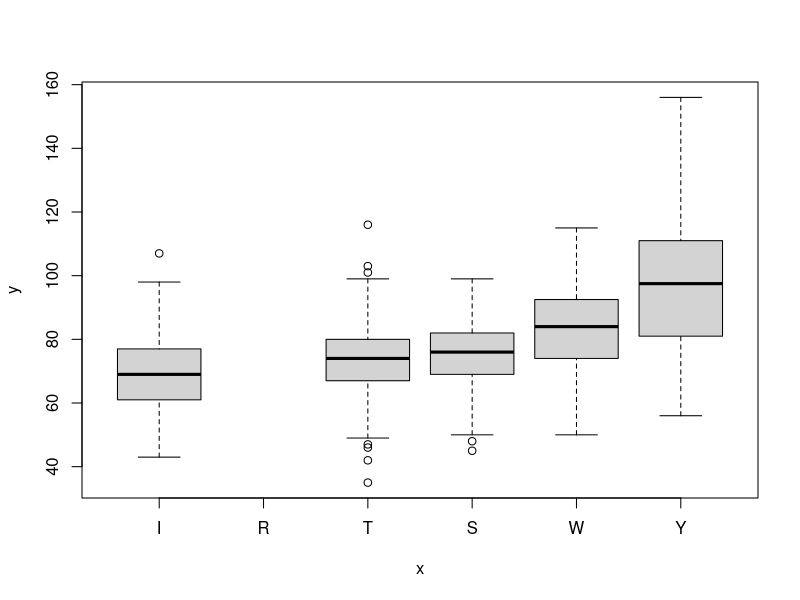
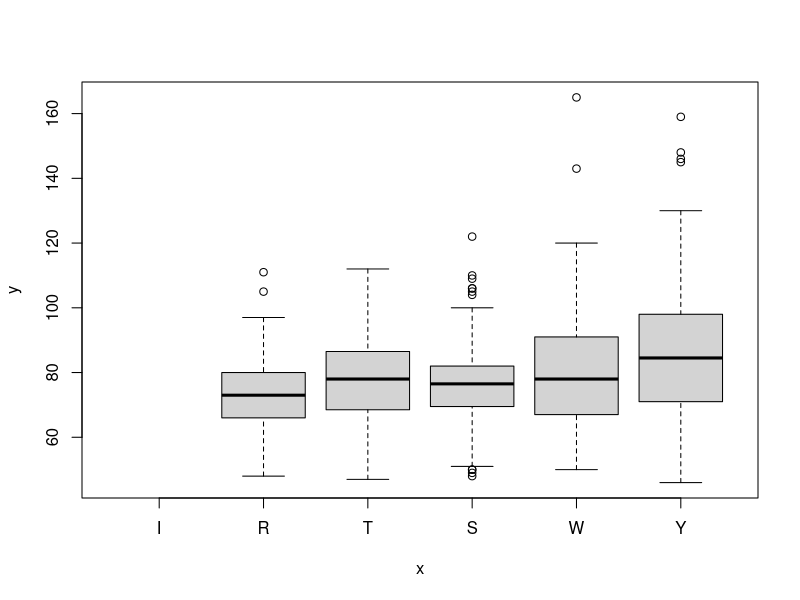

Source code (R) for these figures, in order: (Note: this script raises an error after producing the figures.)
# R
#
VowelTable <- read.table("VowelReductionTest.tsv", header = TRUE, sep = "\t", na.strings = "-");
VowelTable$VowelDensity <- VowelTable$N/VowelTable$Duration
AverageVowels <- aggregate(cbind(Area1, Area2, N, i.dist, u.dist, a.dist, Duration, VowelDensity)~Speaker+Sex+Style+Text, data=VowelTable, mean);
SdevVowels <- aggregate(cbind(Area1, Area2, N, i.dist, u.dist, a.dist, Duration, VowelDensity)~Speaker+Sex+Style+Text, data=VowelTable, sd);


#for (Speaker in c("N","I","G","L","E","R","K","H", "D", "O")) {
#print(Speaker)
#print(t.test(VowelTable[VowelTable$Style=="VI"&VowelTable$Speaker==Speaker,]$Area, VowelTable[VowelTable$Style=="VT"&VowelTable$Speaker==Speaker,]$Area));
#};

#analysisVowel<-lm(Area ~ Speaker+Style, data=VowelTable, subset=VowelTable$Speaker=="VI"|VowelTable$Style=="VT")
#analysisVowel<-lm(cbind(i.dist,u.dist,a.dist) ~ Speaker+Style, data=VowelTable)
#analysisVowel<-lm(Area ~ Speaker+Style, data=VowelTable, subset=VowelTable$Text=="V")

print("V + F")
analysisVowelVF<-lm(Area2 ~ Speaker+Style+Text+Speaker*Style+Style*Text+Speaker*Text+Speaker*Style*Text, data=VowelTable)
print(anova(analysisVowelVF))
print(summary.lm(analysisVowelVF))

print("V")
analysisVowelV<-lm(Area2 ~ Speaker+Style+Speaker*Style, data=VowelTable, subset=VowelTable$Text=="V")
print(anova(analysisVowelV))
print(summary.lm(analysisVowelV))

print("F")
analysisVowelF<-lm(Area2 ~ Speaker+Style + Speaker*Style, data=VowelTable, subset=VowelTable$Text=="F")
print(anova(analysisVowelF))
print(summary.lm(analysisVowelF))

# Box plot of averages by style
VowelTable$Style <- factor(VowelTable$Style, levels=c("I", "R", "T", "S", "W", "Y"), ordered=T);
plot(VowelTable[VowelTable$Text=="V",]$Style, VowelTable[VowelTable$Text=="V",]$Area2)
plot(VowelTable[VowelTable$Text=="F",]$Style, VowelTable[VowelTable$Text=="F",]$Area2)

plot(AverageVowels[AverageVowels$Text=="V",]$Style, AverageVowels[AverageVowels$Text=="V",]$Area2)
plot(AverageVowels[AverageVowels$Text=="F",]$Style, AverageVowels[AverageVowels$Text=="F",]$Area2)

plot(VowelTable$Style, VowelTable$Area2)

if(0){
# Explained variance:
print("Area2 ~ Speaker")
analysisVowelVFSpeaker<-lm(Area2 ~ Speaker, data=VowelTable)
print(anova(analysisVowelVFSpeaker))
print(summary.lm(analysisVowelVFSpeaker))
print(c("D","E", "G", "H", "I", "K", "L", "N", "O", "R"))
predict(analysisVowelVFSpeaker, data.frame( Speaker=c("D","E", "G", "H", "I", "K", "L", "N", "O", "R")))

print("Area2 ~ Style")
analysisVowelVFStyle<-lm(Area2 ~ Style, data=VowelTable)
print(anova(analysisVowelVFStyle))
print(summary.lm(analysisVowelVFStyle))
print(c("I","R", "T", "S", "W", "Y"))
predict(analysisVowelVFStyle, data.frame( Style=factor(c("I","R", "T", "S", "W", "Y"), levels=c("I", "R", "T", "S", "W", "Y"))))

print("Area2 ~ Text")
analysisVowelText<-lm(Area2 ~ Text, data=VowelTable)
print(anova(analysisVowelText))
print(summary.lm(analysisVowelText))
print(c("F","V"))
predict(analysisVowelText, data.frame( Text=c("F", "V")))

print("Area2 ~ Sex")
analysisVowelSex<-lm(Area2 ~ Sex, data=VowelTable)
print(anova(analysisVowelSex))
print(summary.lm(analysisVowelSex))
print(c("F","V"))
predict(analysisVowelSex, data.frame(Sex=c("F", "M")))

print("Area2 ~ Sex + Text + Sex*Text")
analysisVowelSexText<-lm(Area2 ~ Sex + Text + Sex*Text, data=VowelTable)
print(anova(analysisVowelSexText))
print(summary.lm(analysisVowelSexText))
print(c("F","V"))
predict(analysisVowelSexText, data.frame(Sex=c("F", "M"), Text=c("F", "V")))
}
